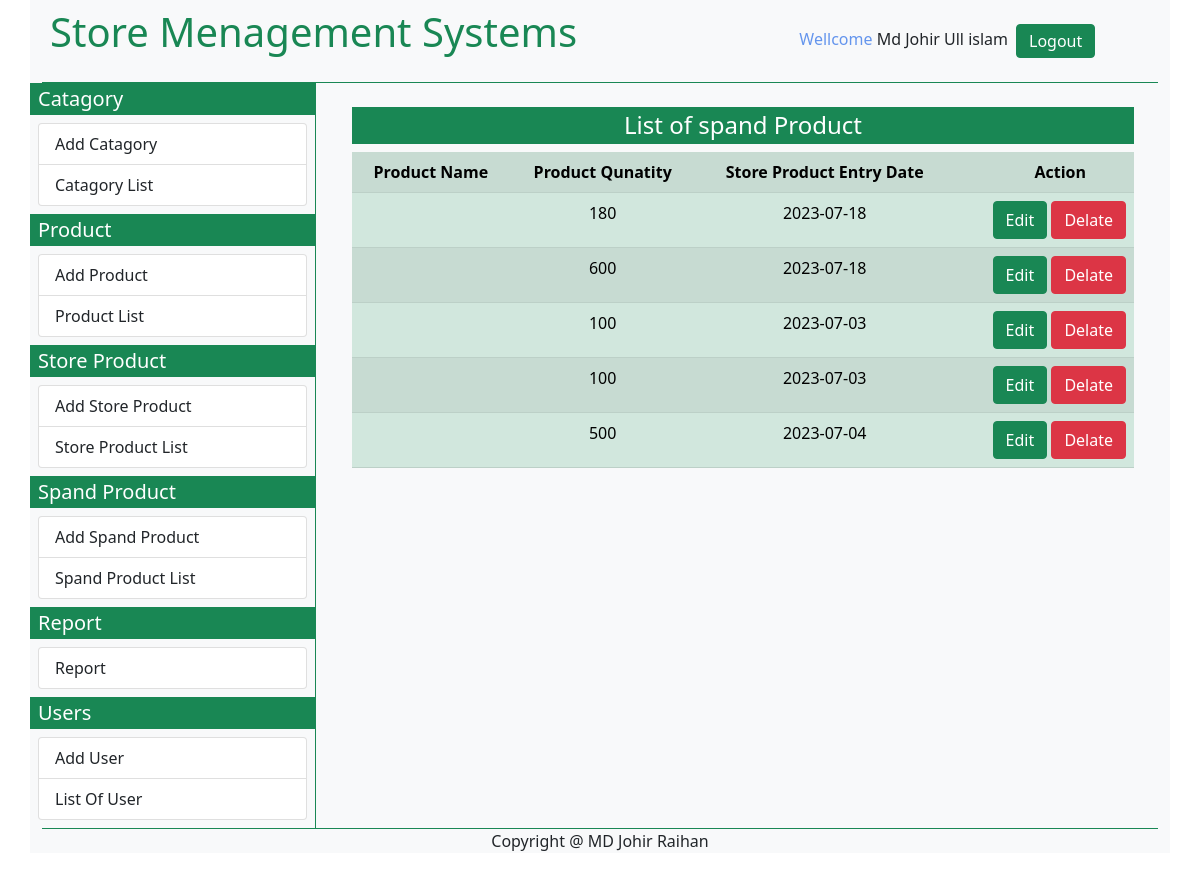
Page /StoreMS/list_of_spand_product.php (signed in) on the committed database.
### tables this page shows
CREATE TABLE `spend_product` (
  `spand_product_id` int(11) NOT NULL,
  `spand_product_name` int(11) NOT NULL,
  `spand_product_quentity` int(11) NOT NULL,
  `spand_product_entry_date` varchar(10) NOT NULL
);

### StoreMS/list_of_spand_product.php (the view, shortened to what this page needs)
<?php
    require ('connection.php');
    $user_first_name= $_SESSION['user_first_name'];
    $user_last_name= $_SESSION['user_last_name'];
    if(!empty($user_first_name) && !empty($user_last_name)){
    $sql1 ="SELECT * FROM product";
    $query1 =$conn ->query($sql1);
    $data_list=array();
   while ( $data1 =mysqli_fetch_assoc($query1)){
    $id    =$data1 ['id'];
    $product_name =$data1 ['product_name'];
    $data_list [$id] = $product_name;
   }
?>
<!DOCTYPE html>
<html lang="en">
<head>
    <link href="https://cdn.jsdelivr.net/npm/bootstrap@5.0.2/dist/css/bootstrap.min.css" rel="stylesheet">
    <link rel="stylesheet" href="https://cdnjs.cloudflare.com/ajax/libs/font-awesome/6.4.0/css/all.min.css">
</head>
<body>
<div class="container bg-light">
      <div class="container-fluied border-bottom border-success">
      <?php include('top_bar.php'); ?>
      </div>
      <div class="container-fluied">
        <div class="row bg-light">
          <div class="col-sm-3 p-0 m-0">
          <?php include('left_bar.php') ?>
          </div>
          <div class="col-sm-9 border-start border-success">
          <div class="container p-4">
            <h4 class="text-center text-white bg-success p-1" >List of spand Product</h4>
    <?php
    $sql= "SELECT * FROM spend_product";
    $query =$conn ->query($sql);
    echo "<table class='table table-success table-striped table-hover'>
    <tr>
     <th class='text-center'>Product Name </th>
     <th class='text-center'>Product Qunatity</th>
     <th class='text-center'>Store Product Entry Date</th>
     <th class='text-end px-5'>Action</th>
    ";
    while ( $data = mysqli_fetch_assoc($query)){
        $spand_product_id= $data['spand_product_id'];
        $spand_product_name= $data ['spand_product_name'];
        $spand_product_quentity= $data ['spand_product_quentity'];
        $spand_product_entry_date= $data ['spand_product_entry_date'];
        echo " <tr>
            <td class='text-center'>$data_list[$spand_product_name]</td>
            <td class='text-center'>$spand_product_quentity</td>
            <td class='text-center'>$spand_product_entry_date</td>
            <td class='text-end'>
             <a href='edit_spaned_product.php? id=$spand_product_id' class='btn btn-success'>Edit</a>
             <a href='edit_spaned_product.php? id=$spand_product_id'  class='btn btn-danger'>Delate</a>
            </td>
        </tr> ";
    }
    echo "</tr> </table>";
    ?>
          </div>
            </div>
            </div>
             </div>
                <div class="container-fluied border-top border-success">
                 <?php include('bottombar.php')?>
             </div>
    </div>
</body>
</html>
<?php
}
else{
    header('location:login.php');
}
?>

### rows in the picture
spend_product: spand_product_quentity "180", spand_product_entry_date "2023-07-18"
spend_product: spand_product_quentity "600", spand_product_entry_date "2023-07-18"
spend_product: spand_product_quentity "100", spand_product_entry_date "2023-07-03"
spend_product: spand_product_quentity "100", spand_product_entry_date "2023-07-03"
spend_product: spand_product_quentity "500", spand_product_entry_date "2023-07-04"

### other values in the picture
$user_first_name "Md Johir"
$user_last_name "Ull islam"
